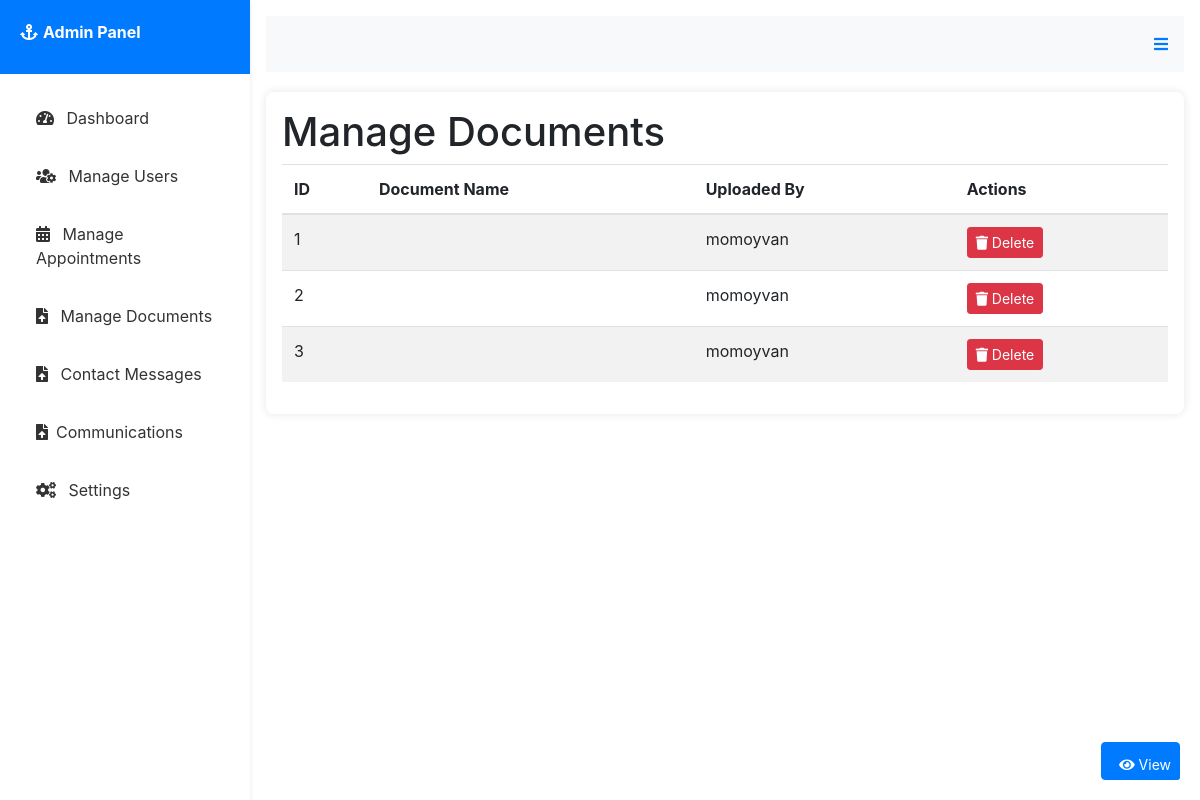
The app's page /panel/admin/manage-documents/ with its own data.
### booking/models.py (models this page shows, shortened)
class Document(models.Model):
    user = models.ForeignKey(User, on_delete=models.CASCADE)
    birth_certificate = models.FileField(upload_to='static/documents/')
    proof_of_nationality = models.FileField(upload_to='static/documents/')
    passport_photos = models.FileField(upload_to='static/documents/')
    residence_permit = models.FileField(upload_to='static/documents/', blank=True, null=True)
    marriage_certificate = models.FileField(upload_to='static/documents/', blank=True, null=True)
    death_certificate = models.FileField(upload_to='static/documents/', blank=True, null=True)
    sworn_statement = models.FileField(upload_to='static/documents/', blank=True, null=True)

class User(AbstractUser):
    ROLE_CHOICES = [
        ('user', 'User'),
        ('officer', 'Police Officer'),
        ('admin', 'Super Admin'),
    ]
    email = models.CharField(max_length=100, default='user@gmail.com')
    role = models.CharField(max_length=10, choices=ROLE_CHOICES, default='user')
    name = models.CharField(max_length=100, default='user')  # Provide a default value
    phone = models.CharField(max_length=15, default='0000000000')  # Provide a default value
    address = models.TextField(null=True, blank=True)  # Temporarily allow null
    profile_picture = models.ImageField(upload_to='profile_pics/', null=True, blank=True)

### booking/views.py (the view)
# urls.py: path('panel/admin/manage-documents/', manage_documents, name='manage_documents'),
def manage_documents(request):
    documents = Document.objects.all()
    return render(request, 'panel/admin/manage_doc/manage_documents.html', {'documents': documents})

### booking/templates/panel/admin/manage_doc/manage_documents.html
{% extends 'panel/admin/base_admin.html' %}
{% block content %}
<h1>Manage Documents</h1>
<div class="table-responsive">
    <table class="table table-striped">
        <thead>
            <tr>
                <th>ID</th>
                <th>Document Name</th>
                <th>Uploaded By</th>
                <th>Actions</th>
            </tr>
        </thead>
        <tbody>
            {% for document in documents %}
            <tr>
                <td>{{ document.id }}</td>
                <td>{{ document.name }}</td>
                <td>{{ document.user.username }}</td>
                <td>
                    <a href="{{ document.file.url }}" class="btn btn-primary btn-sm"><i class="fas fa-eye"></i> View</a>
                    <a href="{% url 'delete_document' document.id %}" class="btn btn-danger btn-sm"><i class="fas fa-trash"></i> Delete</a>
                </td>
            </tr>
            {% endfor %}
        </tbody>
    </table>
</div>
{% endblock %}

### booking/static/css/admin_panel.css (style rules this page uses)
.btn-primary { background-color: #007bff; border-color: #007bff; position: fixed; bottom: 20px; right: 20px; z-index: 9999; }

### records on screen
Document: id "1", user.username "momoyvan"
Document: id "2", user.username "momoyvan"
Document: id "3", user.username "momoyvan"
